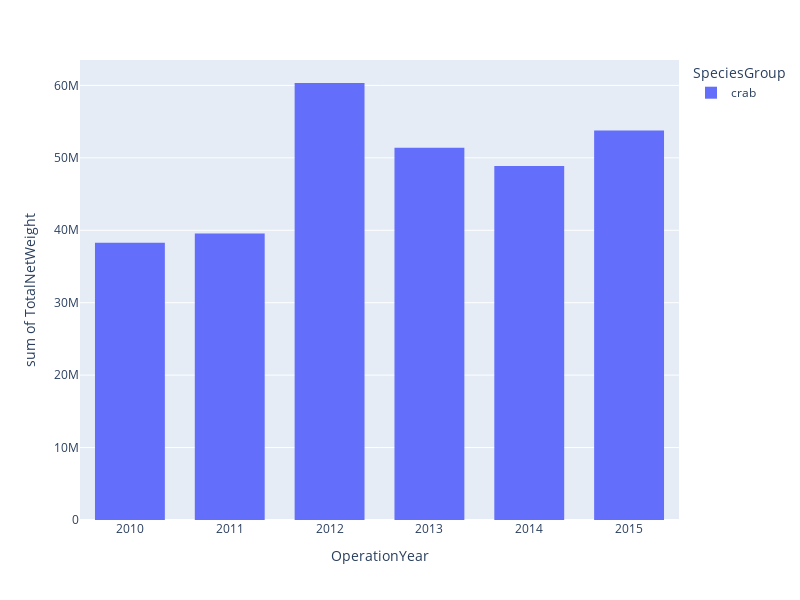

Notebook cell for this chart:
### Code cell
# Making a scatter plot to show the change in total net weight produced over the years

fig = px.histogram(DFshellfishBeringDutch,
                 x='OperationYear',
                 y="TotalNetWeight",
                  color = 'AreaName',
                  barmode = 'group')

fig.update_layout(bargap=0.3,
                  title='',
                  autosize=False,
                  width=800,
                  height=600)

fig.show()


fig = px.histogram(DFAlexaugust, 
                   x="day",
                   y="ALEXANDRIUM_CYSTS_CC",
                   color='year',
                   color_discrete_map={2018: '#80cdc1', 
                                       2019:'#7fbc41'},
                   barmode = 'group',
                   nbins = 40,
             height=400)

fig.update_layout(
                  title='Alexandrium Cyst Population Through August, 2018 vs. 2019',
                  title_x=0.5,
                  yaxis_title="Cyst Count",
                  xaxis_title = 'Day in August',
                  legend_title='Year',
                  template = 'plotly_white',
                autosize=False,
                  width=800,
                  height=600)
fig.show()

### Figure 1 — Plotly figure (JSON) as saved in the notebook; plotly's stock layout.template omitted (floating-point values rounded to 4 significant figures)
{"data": [{"alignmentgroup": "True", "bingroup": "x", "histfunc": "sum", "hovertemplate": "SpeciesGroup=crab<br>OperationYear=%{x}<br>sum of TotalNetWeight=%{y}<extra></extra>", "legendgroup": "crab", "marker": {"color": "#636efa", "pattern": {"shape": ""}}, "name": "crab", "offsetgroup": "crab", "orientation": "v", "showlegend": true, "type": "histogram", "x": ["2010", "2010", "2010", "2010", "2010", "2010", "2010", "2010", "2011", "2011", "2011", "2011", "2011", "2011", "2012", "2012", "2012", "2012", "2012", "2012", "2013", "2013", "2013", "2013", "2013", "2014", "2014", "2014", "2014", "2014", "2014", "2015", "2015", "2015", "2015", "2015", "2015", "2015", "2015"], "xaxis": "x", "y": [11131041, 574780, 462643, 261675, 15378878, 91729, 3736432, 6630401, 14422560, 1056987, 17023622, 187991, 2486520, 4393025, 23398760, 793455, 29713755, 321688, 2385986, 3718853, 20434689, 760550, 22172733, 3172963, 4849770, 18149409, 219190, 5513059, 15140795, 4353185, 5484751, 675425, 16082022, 80195, 624135, 8392220, 19667168, 3133275, 5105593], "yaxis": "y"}], "layout": {"autosize": false, "bargap": 0.3, "barmode": "relative", "height": 600, "legend": {"title": {"text": "SpeciesGroup"}, "tracegroupgap": 0}, "margin": {"t": 60}, "title": {"text": " "}, "width": 800, "xaxis": {"anchor": "y", "autorange": true, "domain": [0, 1], "range": [-0.5, 5.5], "title": {"text": "OperationYear"}, "type": "category"}, "yaxis": {"anchor": "x", "autorange": true, "domain": [0, 1], "range": [0, 63510000.0], "title": {"text": "sum of TotalNetWeight"}, "type": "linear"}}}
